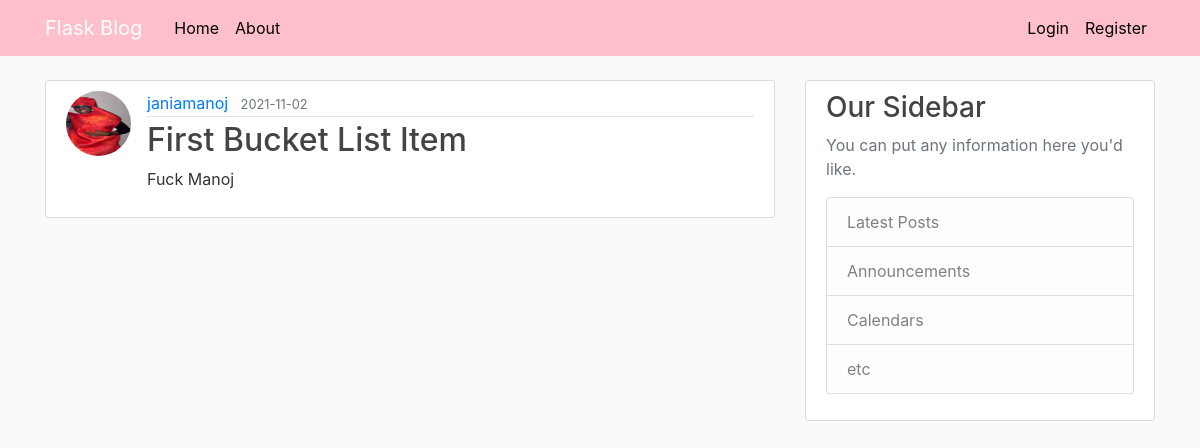
/post/1, run on an earlier commit of the app's database.
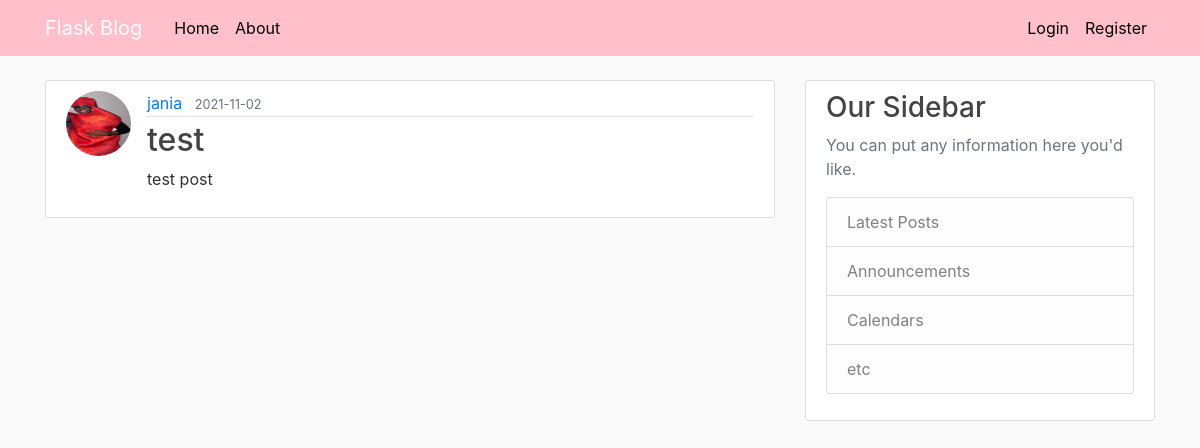
And on a later commit of the database.
### flaskblog/models.py (models this page shows, shortened)
class User(db.Model, UserMixin):
    id = db.Column(db.Integer, primary_key=True)
    username = db.Column(db.String(20), unique=True, nullable=False)
    email = db.Column(db.String(120), unique=True, nullable=False)
    image_file = db.Column(db.String(20), nullable=False, default='default.jpg')
    password = db.Column(db.String(60), nullable=False)
    posts = db.relationship('Post', backref='author', lazy=True)

class Post(db.Model):
    id = db.Column(db.Integer, primary_key=True)
    title = db.Column(db.String(100), nullable=False)
    date_posted = db.Column(db.DateTime, nullable=False, default=datetime.utcnow)
    content = db.Column(db.Text, nullable=False)
    user_id = db.Column(db.Integer, db.ForeignKey('user.id'), nullable=False)

### flaskblog/routes.py (the view)
@app.route("/post/<int:post_id>")
def post(post_id):
    post = Post.query.get_or_404(post_id)
    return render_template('post.html', title=post.title, post=post)

### flaskblog/templates/post.html (shortened to what this page needs)
{% extends "layout.html" %}
{% block content %}
  <article class="media content-section">
    <img class="rounded-circle article-img" src="{{ url_for('static', filename='profile_pics/' + post.author.image_file) }}">
    <div class="media-body">
      <div class="article-metadata">
        <a class="mr-2" href="#">{{ post.author.username }}</a>
        <small class="text-muted">{{ post.date_posted.strftime('%Y-%m-%d') }}</small>
      </div>
      <h2 class="article-title">{{ post.title }}</h2>
      <p class="article-content">{{ post.content }}</p>
    </div>
  </article>
{% endblock content %}

What changed in the data, as far as the page shows it:
removed User: image_file (picture), author.username "janiamanoj"
now on this page (row edited): User: image_file (picture), author.username "jania"
changed Post: title "First Bucket List Item" → "test"; content "Fuck Manoj" → "test post"
